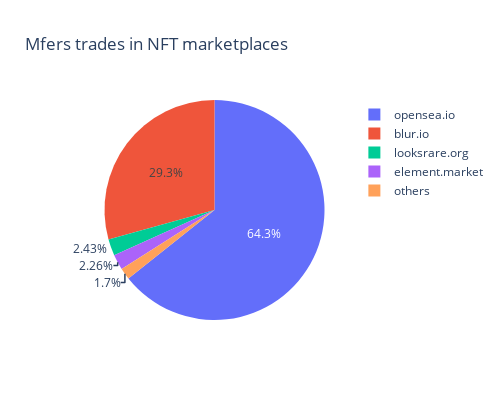

Source (notebook cell):
### Code cell
#Make a pie chart according to source
a = mfer_event['orderSource'].value_counts()
c = pd.Series(sum(a[4:]), index= ['others']) #Create a new
b = a[:4].add(c, fill_value=0).sort_values(ascending=False)
labels= b.index
values= b
fig = go.Figure(data=[go.Pie(labels=labels, values=values)])
fig.update_layout(title_text = "Mfers trades in NFT marketplaces", width =500, height = 400)
fig.show()

### Figure 1 — Plotly figure (JSON) as saved in the notebook; plotly's stock layout.template omitted (floating-point values rounded to 4 significant figures)
{"data": [{"labels": ["opensea.io", "blur.io", "looksrare.org", "element.market", "others"], "type": "pie", "values": [32873, 14986, 1240, 1157, 869]}], "layout": {"height": 400, "title": {"text": "Mfers trades in NFT marketplaces"}, "width": 500}}
